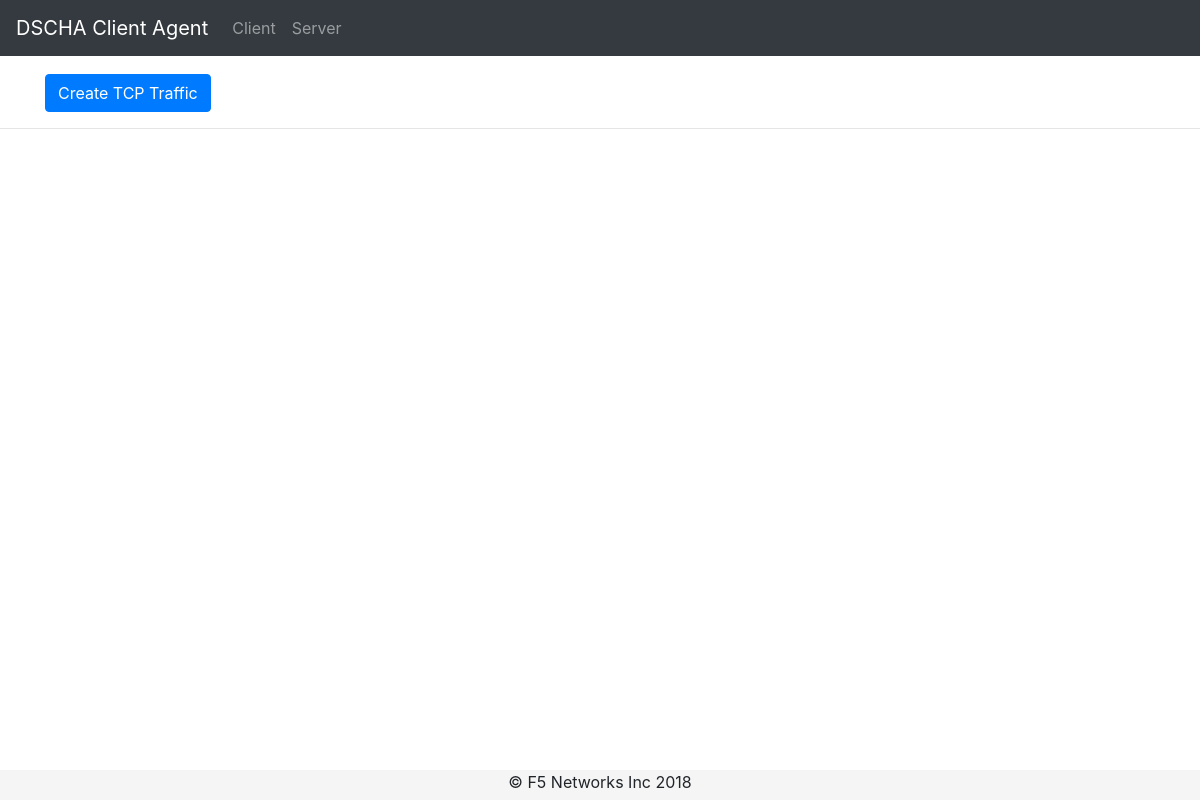
/client/, run on an earlier commit of the app's database.
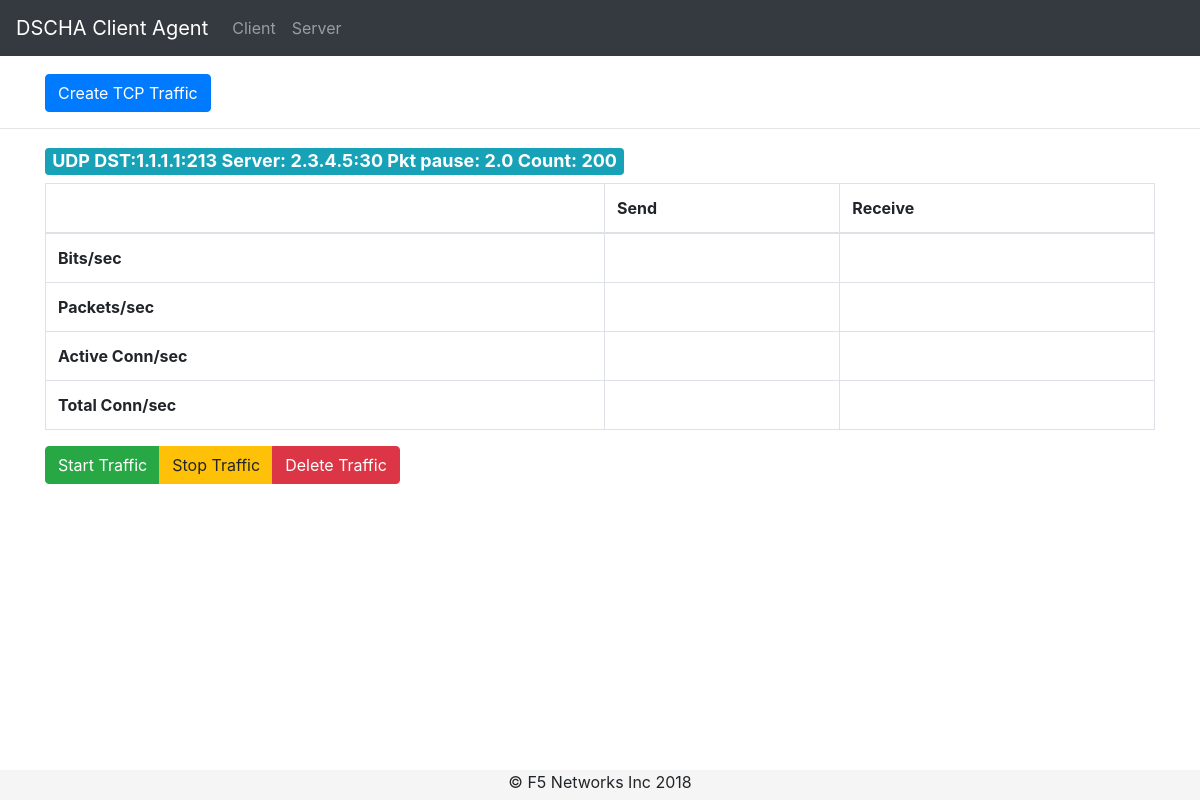
And on a later commit of the database.
### app/models.py (models this page shows, shortened)
class UDPTraffic(models.Model):
    dst_ip = models.GenericIPAddressField()
    dst_port = models.IntegerField()
    srv_ip = models.GenericIPAddressField()
    srv_port = models.IntegerField()
    packet_pause = models.FloatField()
    count = models.IntegerField()
    port_start = models.IntegerField()
    is_start = models.BooleanField(default=False)

### app/views.py (the view, shortened to what this page needs)
# urls.py: url(r'^client/$', ClientView.as_view(), name='client'),
class ClientView(View):
    def get(self, request):
        tcp_traffic = TCPTraffic.objects.all()
        udp_traffic = UDPTraffic.objects.all()
        context = {
            "tcps": tcp_traffic,
            "udps": udp_traffic
        }
        return render(request, "client.html", context)

### app/templates/client.html (shortened to what this page needs)
{% extends "base.html" %}
{% block content %}
    <br>
    <div class="container">
        <button type="button" class="btn btn-primary" data-toggle="modal" data-target="#createTCPTrafficModal">
            Create TCP Traffic
        </button>
    </div>
    <hr>
    {% for udp in udps %}
        <div class="container">
            <h4><span class="badge badge-info">
                UDP DST:{{ udp.dst_ip }}:{{ udp.dst_port }} Server: {{ udp.srv_ip }}:{{ udp.srv_port }}
                Pkt pause: {{ udp.packet_pause }}  Count: {{ udp.count }}
            </span></h4>
            <table class="table table-bordered">
                <thead>
                    <tr>
                      <th></th>
                      <th>Send</th>
                      <th>Receive</th>
                    </tr>
                </thead>
                <tbody>
                    <tr>
                      <th scope="row">Bits/sec</th>
                      <td></td>
                      <td></td>
                    </tr>
                    <tr>
                      <th scope="row">Packets/sec</th>
                      <td></td>
                      <td></td>
                    </tr>
                    <tr>
                      <th scope="row">Active Conn/sec</th>
                      <td></td>
                      <td></td>
                    </tr>
                    <tr>
                      <th scope="row">Total Conn/sec</th>
                      <td></td>
                      <td></td>
                    </tr>
                </tbody>
            </table>
            <div class="btn-group" role="group" aria-label="Basic example">
                <a href="#" class="btn btn-success" role="button" aria-disabled="true">Start Traffic</a>
                <a href="#" class="btn btn-warning" role="button" aria-disabled="true">Stop Traffic</a>
                <a href="#" class="btn btn-danger" role="button" aria-disabled="true">Delete Traffic</a>
            </div>
        </div>
    {% endfor %}
{% endblock %}

### app/templates/base.html (shortened to what this page needs)
{% load static %}
<!DOCTYPE html>
<html lang="en">
<head>
    <link rel="stylesheet" href="{% static 'css/bootstrap.min.css' %}">
    <link rel="stylesheet" href="{% static 'css/site.css' %}">
</head>
<body>
    <nav class="navbar navbar-expand-lg navbar-dark fixed-top bg-dark">
        <a class="navbar-brand" href="/">DSCHA Client Agent</a>
        <div class="collapse navbar-collapse" id="navbarNavDropdown">
            <ul class="navbar-nav">
                <li class="nav-item">
                    <a class="nav-link" href="{% url 'client' %}">Client</a>
                </li>
                <li class="nav-item">
                    <a class="nav-link" href="{% url 'server' %}">Server</a>
                </li>
            </ul>
        </div>
    </nav>
    {% block content %}{% endblock %}
    <footer class="footer">
        &copy; F5 Networks Inc {% now 'Y' %}
    </footer>
</body>
</html>

### app/templates/static/css/site.css (style rules this page uses)
html { position: relative; min-height: 100%; }
body { padding: 50px 0 30px; margin-bottom: 30px; }
.footer { position: absolute; bottom: 0; right: 0; left: 0; width: 100%; height: 30px; background: #f5f5f5; text-align:center; }

What changed in the data, as far as the page shows it:
added UDPTraffic: dst_ip "1.1.1.1", dst_port "213", srv_ip "2.3.4.5", srv_port "30", packet_pause "2.0", count "200"
